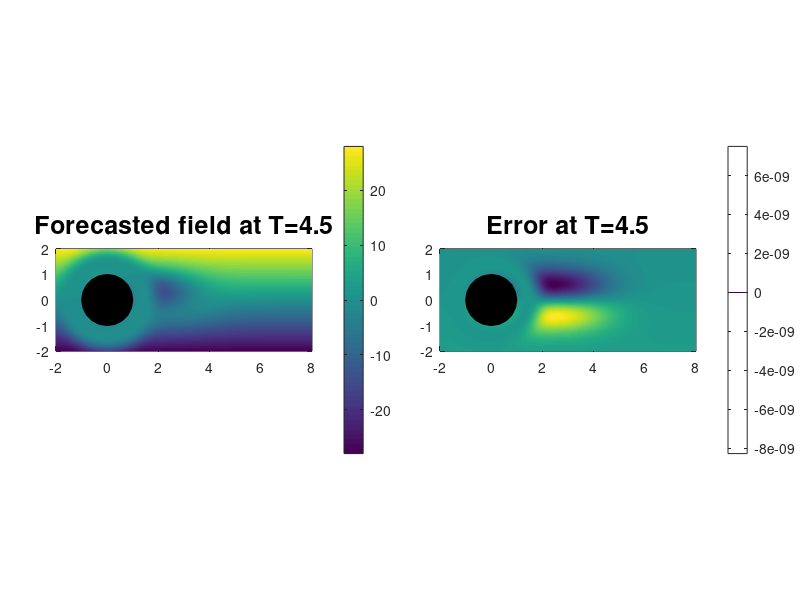
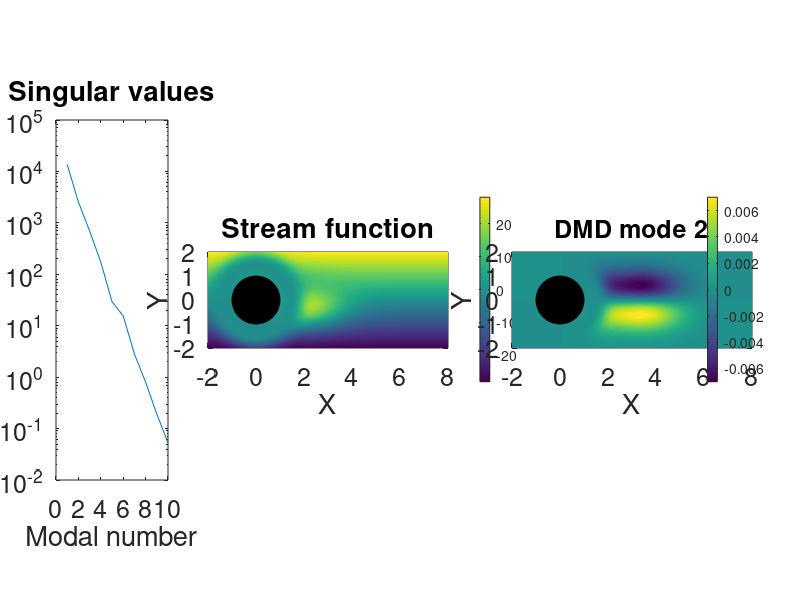

These figures' MATLAB source, in order:
clear all; 
%clc; 
close all;
% Flow setups

Case=2; %1: Gyre; 2: Cylinder

% % Quad Gyre
if Case==1
dim1=101;dim2=dim1;
x=linspace(0,2*pi,dim1);y=x;
[Y X]=meshgrid(y,x);
om=1*pi;
k=0;
for t=0:.05:20
    k=k+1;
%    Psi=sin(X+t*om).*sin(Y);
%    Psi=sin(X+sin(t*om)).*sin(Y);
    Psi=sin(X).*sin(Y)*sin(om*t);
    PsiT(:,k)=Psi(:);
end

elseif Case==2
% Cylinder
dim1=251;dim2=101;
x=linspace(-2,8,dim1);
y=linspace(-2,2,dim2);
[Y X]=meshgrid(y,x);
a=1;alpha=2;R0=.35;L=2;y0=.3;U=14;W=24;
s=1-exp(-(X-1).^2/alpha^2-Y.^2);
k=0;
for t=0:.1:20
    k=k+1;
    x1=1+mod(t,1)*L;
    x2=1+mod(t-.5,1)*L;
    g1=exp(-R0*((X-x1).^2+alpha^2*(Y-y0).^2));
    g2=exp(-R0*((X-x2).^2+alpha^2*(Y+y0).^2));
    h1=abs(sin(pi*t));h2=abs(sin(pi*(t-.5)));
    g=-W*h1.*g1+W*h2.*g2+U*Y.*s;
    f=1-exp(-a*((X.^2+Y.^2).^1/2-1).^2);
    Psi=f.*g;
    ind=find(X.^2+Y.^2<1);Psi(ind)=0;
    PsiT(:,k)=Psi(:);
%    contour(X,Y,Psi,[-20:20],'k');daspect([1 1 1]);drawnow
end
else%1D test
    dim1=101;dim2=1;
    x=linspace(-1,1,dim1);
    f=x.^2-3*x;
    k=0;
    for t=0:.1:20
        k=k+1;
        Psi=f*sin(t);
        PsiT(:,k)=Psi(:);
    end
end

%%
n=40;
X = PsiT(:,1:n);
X2 = PsiT(:,2:n+1);
[U0,S0,V0] = svd(X,'econ');
ss=diag(S0);ind=find(ss>ss(1)*1e-10);
ss(ind)
%%  Compute DMD (Phi are eigenvectors)
r = length(ind);  % truncate at r modes, which is singular value >1e-10 max
U = U0(:,1:r);
S = S0(1:r,1:r);
V = V0(:,1:r);
Atilde = U'*X2*V*inv(S);
[W,eigs] = eig(Atilde);
Phi = X2*V*inv(S)*W;

%% Reconstructing DMD
Nf=121;%number of time steps forward from second to last time step
x1=X(:,end);%Take the last snap shot from X
b0=Phi\x1;%Obtain initial condition from last snapshot
temporal=zeros(r,Nf);
mu=diag(eigs);%eigenvalue
for i=1:Nf
    temporal(:,i)=b0.*mu.^i;%Raise by eigenvalue to power of timestep
end
X_dmd=Phi*temporal;

%% Plot reconstruction
close all;
tt=5;%time steps forward from n-1 to observe

theta=0:.1*pi:2*pi;xx=cos(theta);yy=sin(theta);
figure1=figure('Position',[150 200 1200 300]);
axes1 = axes('Parent',figure1,'Position',[.07 .1 .4 .8]);
xx1=reshape(X_dmd(:,tt),dim1,dim2);
xx2=reshape(PsiT(:,n+tt),dim1,dim2);
if Case ==3
    plot(x,real(xx1));
else
    pcolor(x,y,real(xx1)');shading interp;colorbar;daspect([1 1 1])%forecasting step
end
hold on;
fill(xx,yy,'k')
title('Forecasted field at T=4.5','fontsize',18)
% axes2 = axes('Parent',figure1,'Position',[.55 .55 .4 .4]);
% if Case ==3
%     plot(x,xx2)
% else
%     pcolor(x,y,xx2');shading interp;colorbar;daspect([1 1 1])%true data
% end
% hold on;
% fill(xx,yy,'k')
axes3 = axes('Parent',figure1,'Position',[.55 .1 .4 .8]);
if Case ==3
    plot(x,real(xx1)'-xx2');
else
    pcolor(x,y,real(xx1)'-xx2');shading interp;colorbar;daspect([1 1 1])%true data
end
hold on;
fill(xx,yy,'k')
title('Error at T=4.5','fontsize',18)

% axes4 = axes('Parent',figure1,'Position',[.55 .1 .4 .4]);
% xx3=reshape(PsiT(:,n+1),dim1,dim2);
% if Case ==3
%     plot(x,real(xx1)'-xx3');
% else
%     pcolor(x,y,real(xx1)'-xx3');shading interp;colorbar;daspect([1 1 1])%true data
% end
% hold on;
% fill(xx,yy,'k')



%% Inner Product
xx1V=xx1(:)-mean(xx1(:));
xx2V=xx2(:)-mean(xx2(:));
InnerProduct=dot(xx1V,xx2V);
CosineAngleBetween= dot(xx1V,xx2V)/(norm(xx1V,'fro')*norm(xx2V,'fro'));



%% Plot DMD modes
theta=0:.01*pi:2*pi;xx=cos(theta);yy=sin(theta);

figure2=figure('Position',[150 200 1400 300]);
subplot(1,3,1)
semilogy([1:10],ss(1:10))
set(gca,'position',[0.07 .2 .14 .6])
Ut=reshape(Phi(:,1),size(Psi,1),size(Psi,2));Ut=Ut';
title('Singular values','fontsize',18)
xlabel('Modal number');ylabel('Singular value')
set(gca,'fontsize',18)
subplot(1,3,2)
pcolor(x,y,Psi');shading interp;daspect([1 1 1]);colorbar;hold on;
fill(xx,yy,'k')

set(gca,'position',[0.26 .1 .3 .8])
title('Stream function','fontsize',18)
xlabel('X');ylabel('Y')
set(gca,'fontsize',18)

Ut=reshape(Phi(:,2),size(Psi,1),size(Psi,2));Ut=Ut';
subplot(1,3,3)
pcolor(x,y,real(Ut));shading interp;daspect([1 1 1]);colorbar;hold on;
fill(xx,yy,'k')
xlabel('X');ylabel('Y')
set(gca,'fontsize',18)

set(gca,'position',[0.64 .1 .3 .8])
title('DMD mode 2','fontsize',18)

% for i=1:2
%     Ut=reshape(Phi(:,i),size(Psi,1),size(Psi,2));Ut=Ut';
%     subplot(1,3,i+1)
%     pcolor(real(Ut));shading interp;daspect([1 1 1]);
% %     subplot(1,2,2)
% %     pcolor(imag(Ut));shading interp;daspect([1 1 1]);
% %     pause(1)
% end

%%  Plot DMD spectrum
% figure
% theta = (0:1:100)*2*pi/100;
% plot(cos(theta),sin(theta),'k--') % plot unit circle
% hold on, grid on
% scatter(real(diag(eigs)),imag(diag(eigs)),'ok')
% axis([-1.1 1.1 -1.1 1.1]);